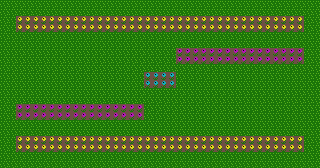

A 2D game scene composited from a Tiled map and its tileset images. What follows is a short description and the map's XML, with every tile layer's data as written:
An orthogonal 40x21 tile map with 8x8 px tiles, 1 tile layer (Visual).

<map version="1.5" tiledversion="1.6.0" orientation="orthogonal" renderorder="right-down" width="40" height="21" tilewidth="8" tileheight="8" infinite="0" nextlayerid="2" nextobjectid="1">
 <editorsettings>
  <export target="../Assets/Resources/garden3.json" format="json" />
 </editorsettings>
 <tileset firstgid="1" source="blocks.tsx" />
 <layer id="1" name="Visual" width="40" height="21">
  <data encoding="csv">
1,1,1,1,1,1,1,1,1,1,1,1,1,1,1,1,1,1,1,1,1,1,1,1,1,1,1,1,1,1,1,1,1,1,1,1,1,1,1,1,
1,1,1,1,1,1,1,1,1,1,1,1,1,1,1,1,1,1,1,1,1,1,1,1,1,1,1,1,1,1,1,1,1,1,1,1,1,1,1,1,
1,1,3,3,3,3,3,3,3,3,3,3,3,3,3,3,3,3,3,3,3,3,3,3,3,3,3,3,3,3,3,3,3,3,3,3,3,3,1,1,
1,1,3,3,3,3,3,3,3,3,3,3,3,3,3,3,3,3,3,3,3,3,3,3,3,3,3,3,3,3,3,3,3,3,3,3,3,3,1,1,
1,1,1,1,1,1,1,1,1,1,1,1,1,1,1,1,1,1,1,1,1,1,1,1,1,1,1,1,1,1,1,1,1,1,1,1,1,1,1,1,
1,1,1,1,1,1,1,1,1,1,1,1,1,1,1,1,1,1,1,1,1,1,1,1,1,1,1,1,1,1,1,1,1,1,1,1,1,1,1,1,
1,1,1,1,1,1,1,1,1,1,1,1,1,1,1,1,1,1,1,1,1,1,6,6,6,6,6,6,6,6,6,6,6,6,6,6,6,6,1,1,
1,1,1,1,1,1,1,1,1,1,1,1,1,1,1,1,1,1,1,1,1,1,6,6,6,6,6,6,6,6,6,6,6,6,6,6,6,6,1,1,
1,1,1,1,1,1,1,1,1,1,1,1,1,1,1,1,1,1,1,1,1,1,1,1,1,1,1,1,1,1,1,1,1,1,1,1,1,1,1,1,
1,1,1,1,1,1,1,1,1,1,1,1,1,1,1,1,1,1,7,7,7,7,1,1,1,1,1,1,1,1,1,1,1,1,1,1,1,1,1,1,
1,1,1,1,1,1,1,1,1,1,1,1,1,1,1,1,1,1,7,7,7,7,1,1,1,1,1,1,1,1,1,1,1,1,1,1,1,1,1,1,
1,1,1,1,1,1,1,1,1,1,1,1,1,1,1,1,1,1,1,1,1,1,1,1,1,1,1,1,1,1,1,1,1,1,1,1,1,1,1,1,
1,1,1,1,1,1,1,1,1,1,1,1,1,1,1,1,1,1,1,1,1,1,1,1,1,1,1,1,1,1,1,1,1,1,1,1,1,1,1,1,
1,1,6,6,6,6,6,6,6,6,6,6,6,6,6,6,6,6,1,1,1,1,1,1,1,1,1,1,1,1,1,1,1,1,1,1,1,1,1,1,
1,1,6,6,6,6,6,6,6,6,6,6,6,6,6,6,6,6,1,1,1,1,1,1,1,1,1,1,1,1,1,1,1,1,1,1,1,1,1,1,
1,1,1,1,1,1,1,1,1,1,1,1,1,1,1,1,1,1,1,1,1,1,1,1,1,1,1,1,1,1,1,1,1,1,1,1,1,1,1,1,
1,1,1,1,1,1,1,1,1,1,1,1,1,1,1,1,1,1,1,1,1,1,1,1,1,1,1,1,1,1,1,1,1,1,1,1,1,1,1,1,
1,1,3,3,3,3,3,3,3,3,3,3,3,3,3,3,3,3,3,3,3,3,3,3,3,3,3,3,3,3,3,3,3,3,3,3,3,3,1,1,
1,1,3,3,3,3,3,3,3,3,3,3,3,3,3,3,3,3,3,3,3,3,3,3,3,3,3,3,3,3,3,3,3,3,3,3,3,3,1,1,
1,1,1,1,1,1,1,1,1,1,1,1,1,1,1,1,1,1,1,1,1,1,1,1,1,1,1,1,1,1,1,1,1,1,1,1,1,1,1,1,
1,1,1,1,1,1,1,1,1,1,1,1,1,1,1,1,1,1,1,1,1,1,1,1,1,1,1,1,1,1,1,1,1,1,1,1,1,1,1,1
</data>
 </layer>
</map>
